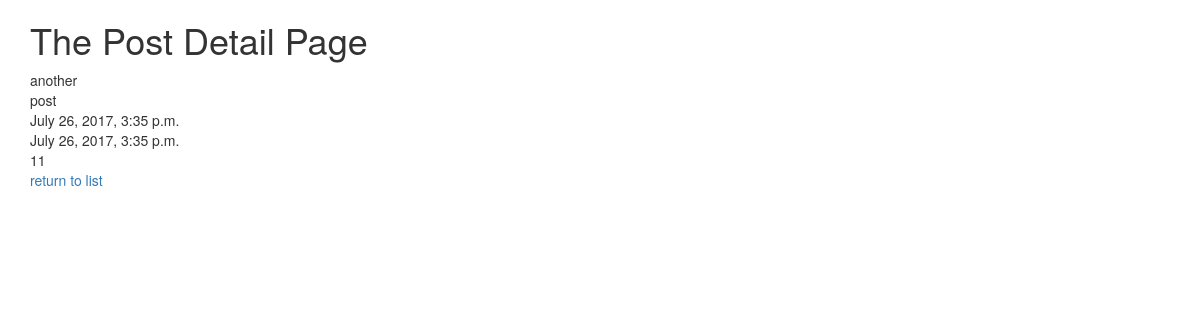
Page /posts/detail/11/ on the committed database.
### posts/models.py (models this page shows, shortened)
class Post(models.Model):
	title = models.CharField(max_length=255)
	image = models.ImageField(upload_to="blog_images", null=True, blank=True)
	content = models.TextField()
	updated = models.DateTimeField(auto_now=True, auto_now_add=False)
	timestamp = models.DateTimeField(auto_now=False, auto_now_add=True)
	class Meta:
		ordering = ["-content", "-updated", "-title"]

### posts/views.py (the view)
# urls.py: url(r'^detail/(?P<post_id>\d+)/$', views.post_detail, name="detail"),
def post_detail(request, post_id):
	instance = get_object_or_404(Post, id=post_id)
	context = {
	"title": "Detail",
	"instance": instance
	}
	return render(request, 'post_detail.html', context)

### posts/templates/post_detail.html (shortened to what this page needs)
{% extends "base.html" %}
{% block content %}
    <h1>The Post {{title}} Page</h1>
    {{instance.title}} <br>
    {{instance.content}} <br>
    {{instance.timestamp}} <br>
    {{instance.updated}} <br>
    {{instance.id}} <br>
    <a href="{%url 'posts:list' %}">return to list</a>
{% endblock content %}

### rows in the picture
Post: title "another", content "post", timestamp "July 26, 2017, 3:35 p.m.", updated "July 26, 2017, 3:35 p.m.", id "11"

### other values in the picture
{{ title }} "Detail"
